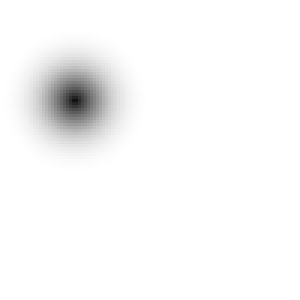
#> input picture image_processing/TOBAC/to_test_toy_problem/cloud_200_20191101_100.png, 100 x 100 px (shown 3 times larger); its folder holds 4 pictures in this run
$ jupyter execute --allow-errors test_data_toy.ipynb   (shell and % lines are left out)
#> lines starting #> are read from the running program, lines starting #| are printed output that depends on the picture
# Idealized Case 1: Tracking of a Test Blob in 2D

This tutorial shows the most important steps of tracking with `tobac` using an idealized case:

1. [Input Data](#1.-Input-Data)
2. [Feature Detection](#2.-Feature-Detection)
3. [Tracking / Trajectory Linking](#3.-Trajectory-Linking)
4. [Segmentation](#4.-Segmentation)
5. [Statistical Analysis](#5.-Statistical-Analysis)

## Import Libraries

We start by importing tobac:

[cell 1]
import tobac
import imageio
import os
print('using tobac version', str(tobac.__version__))

# we add testing here to create test dataset (typically not needed in standard applications)
import tobac.testing

We will also need matplotlib in inline-mode for plotting and numpy:

[cell 2]
import matplotlib.pyplot as plt

import numpy as np

For a better readability of the graphs:

[cell 3]
import seaborn as sns

sns.set_context("talk")

Tobac works with a Python package called `xarray`, which introduces `DataArrays`. In a nutshell these are `numpy`-arrays with labels. For a more extensive description have a look at the [xarray Documentation](https://docs.xarray.dev/en/stable/generated/xarray.DataArray.html#xarray.DataArray).

## 1. Input Data


There are several utilities implemented in tobac to create simple examples of such arrays. In this tutorial we will use the function `make_simple_sample_data_2D()` to create a moving test blob in 2D:

[cell 4]
folder = "./to_test_toy_problem"
image_files = ([os.path.join(folder, f) for f in os.listdir(folder)
                      if f.lower().endswith((".png", ".jpg", ".jpeg"))])

As you can see our generated data describes a field called 'w' with the unit m/s at 100, 50 and 100 datapoints of time, x and y. Additionally, the data contains the latitude and longitude coordinates of the field values. To access the values of 'w' in the first timeframe, we can use

which is then just an array of numbers of the described shape.

To visualize the data, we can plot individual time frames using matplotlib per imshow:

[cell 5]
import re

def extract_keys(filename):
    # match pattern like cloud_200_YYYYMMDD_HHMM.png
    m = re.search(r'_(\d{8})_(\d+)\.png$', filename)
    if m:
        date = int(m.group(1))
        num = int(m.group(2))
        return (date, num)
    else:
        return (0, 0)

image_files = sorted(image_files, key=extract_keys)


fig, axs = plt.subplots(ncols=1, nrows=10, figsize=(8, 8*10), sharey=True)
plt.subplots_adjust(hspace=0.5)
frames = [imageio.v2.imread(f) for f in image_files]
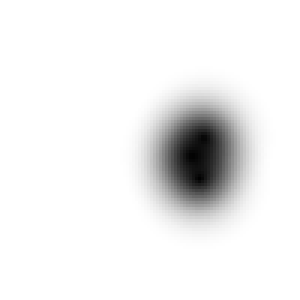
#> input picture image_processing/TOBAC/to_test_toy_problem/cloud_200_20191101_400.png, 100 x 100 px (shown 3 times larger)
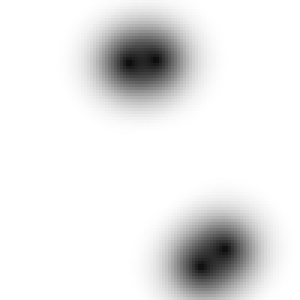
#> input picture image_processing/TOBAC/to_test_toy_problem/cloud_200_20191101_700.png, 100 x 100 px (shown 3 times larger)
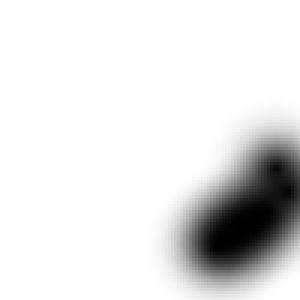
#> input picture image_processing/TOBAC/to_test_toy_problem/cloud_200_20191101_1000.png, 100 x 100 px (shown 3 times larger)
#> frames = 4 items
#> further down, img is the input picture: shape (100, 100, 3); min 19, max 255, mean 248.4
#> (the rest of this cell did not finish here and is left out)

[cell 6]
#generate datatimes from images

import pandas as pd
datetimes = []
#> datetimes = []
for f in image_files:
    basename = os.path.basename(f)
    # Example: "cloud_123_20251008_1200.png"
    # Split by underscore and take the last two parts
    parts = basename.split("_")
    date_str = parts[-2]      # YYYYMMDD
    hour_str = parts[-1].split(".")[0]  # HHHH
    dt_str = date_str + hour_str        # "YYYYMMDDHHHH"

    # Convert to pandas datetime
    dt = pd.to_datetime(dt_str, format="%Y%m%d%H%M")  # assuming HHHH is HHMM
    datetimes.append(dt)
#> after the loop, datetimes = 4 items

# Convert to array
datetimes = pd.to_datetime(datetimes)

print(datetimes)
#| DatetimeIndex(['2019-11-01 10:00:00', '2019-11-01 04:00:00',
#|                '2019-11-01 07:00:00', '2019-11-01 10:00:00'],
#|               dtype='datetime64[ns]', freq=None)

[cell 7]
#recreate test_data
import numpy as np
import xarray as xr
import imageio

# 1️⃣ Convert frames to grayscale
frames_gray = [np.mean(f[:, :, :3], axis=2) if f.ndim==3 else f for f in frames]
#> frames_gray = 4 items

# 2️⃣ Stack into 3D array (time, y, x)
data = np.stack(frames_gray)
n_time, n_y, n_x = data.shape
#> n_time = 4; n_y = 100; n_x = 100

# 3️⃣ Spatial coordinates (example: 1 pixel = 1000 m)
dx = dy = 1000  # adjust to your case
x = np.arange(n_x) * dx
#> x = 100 values from 0 to 99000
y = -np.arange(n_y) * dy

# 4️⃣ Create xarray.DataArray
#> (the rest of this cell did not finish here and is left out)
